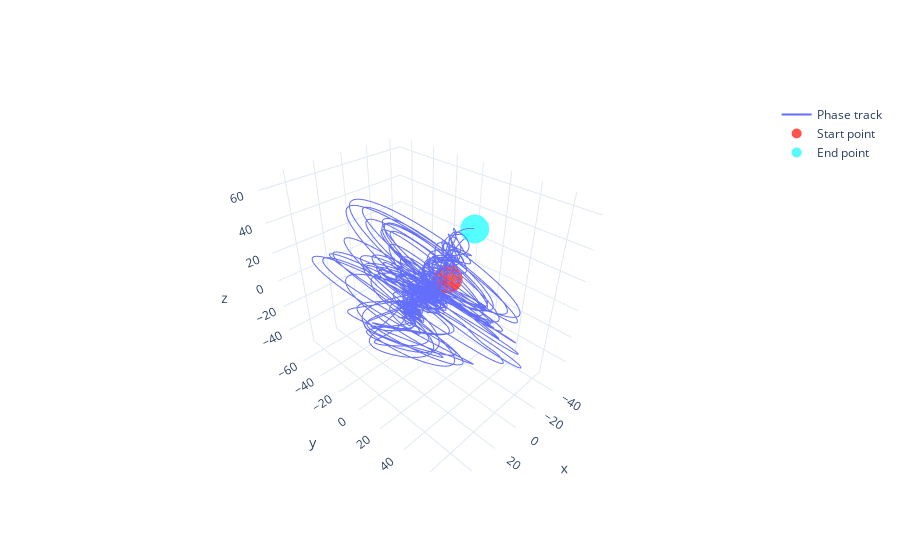

The code cell stored with this chart in its notebook:
### Code cell
plot_phase_track(track2)

### Figure 1 — Plotly figure (JSON) as saved in the notebook; plotly's stock layout.template omitted (floating-point values rounded to 4 significant figures; data arrays with more than 128 entries replaced by an {"elided": "..."} marker saying what was removed)
{"data": [{"mode": "lines", "name": "Phase track", "type": "scatter3d", "x": {"elided": "8565 float values"}, "y": {"elided": "8565 float values"}, "z": {"elided": "8565 float values"}}, {"marker": {"color": "rgba(255, 10, 0, .7)", "size": 10}, "mode": "markers", "name": "Start point", "type": "scatter3d", "x": [-14.75], "y": [5.149], "z": [4.807]}, {"marker": {"color": "rgba(10, 250, 250, .7)", "size": 10}, "mode": "markers", "name": "End point", "type": "scatter3d", "x": [-35.66], "y": [6.566], "z": [31.56]}], "layout": {}}
